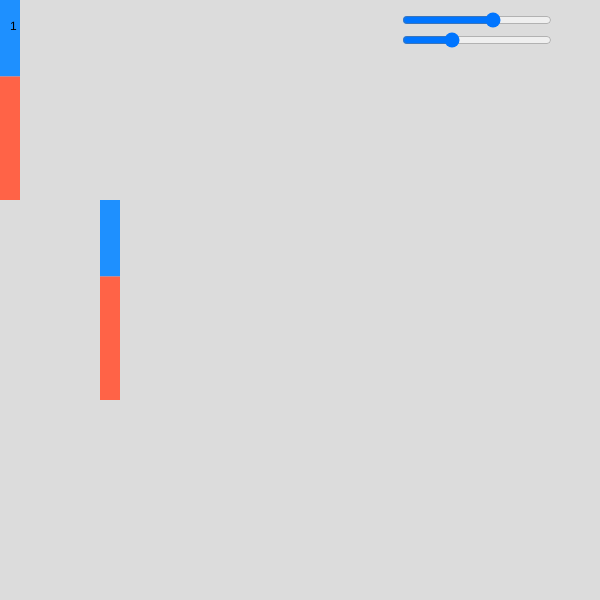
Frame 1 (no input)
Frame 60 (no input): identical to frame 1, image omitted
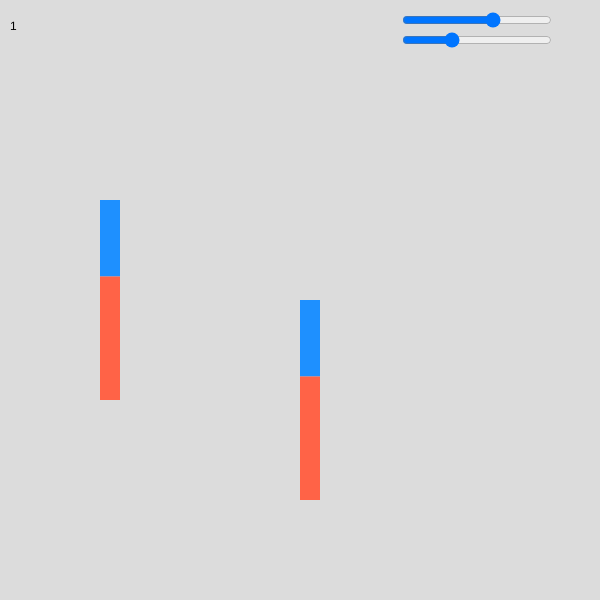
Frame 120 (the mouse pressed at the canvas centre since frame 60)

The p5.js sketch that drew these frames (run headless with seeded random() and noise() and a simulated clock; from frame 60 on, the mouse is pressed at the canvas centre):

// p5.js sketch
// ── sketch.js
let l;
let f;
let x0;
let y0;
let s;


function setup() {
  createCanvas(600, 600);
  f = (1 + sqrt(5)) / 2;
  l = 200;
  slider0 = createSlider(0, 1, 1 / f, 0.001);
  slider0.position(width - 200, 10);
  slider0.style('width', '150px');
  slider = createSlider(0.1, 3, 1, 0.001);
  slider.position(width - 200, 30);
  slider.style('width', '150px');
  x0 = 100;
  y0 = 200;
  s = slider.value()
}

function draw() {
  background(220);
  noStroke();
  fill(30,144,255);
  rect(x0, y0, 20, l * (1 - slider0.value()));
  fill(255,99,71);
  rect(x0, y0 + l * (1 - slider0.value()), 20, l * slider0.value());
  
  fill(30,144,255);
  rect(mouseX, mouseY, 20, l* (1 - slider0.value()) * slider.value());
  fill(255,99,71);
  rect(mouseX, mouseY + l * (1 - slider0.value()) * slider.value(), 20, l * slider0.value() * slider.value());
  s = slider.value()
  fill(0)
  text(s, 10, 30);
}
